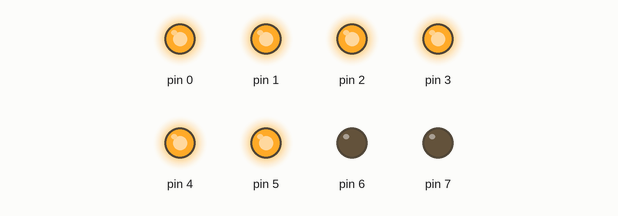
This sketch was run on a simulated Arduino Uno, built with avr-gcc and run on an emulated ATmega328P. Parts: output pins drawn as LEDs (lit = HIGH).

Above: at 0.1 s.
At 0.45 s:
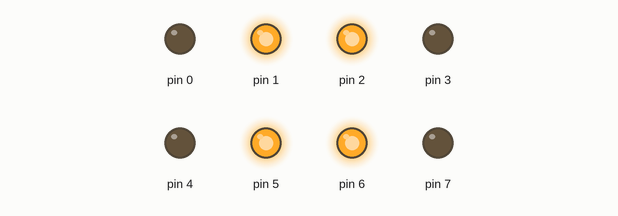
At 0.75 s:
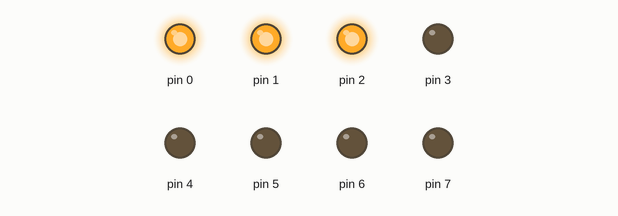
At 1.45 s:
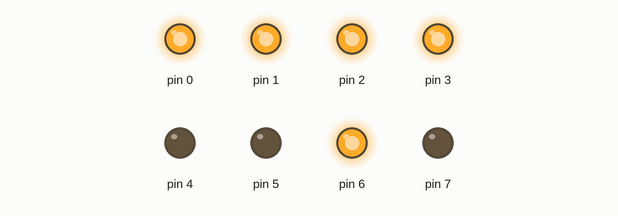
At 2.15 s:
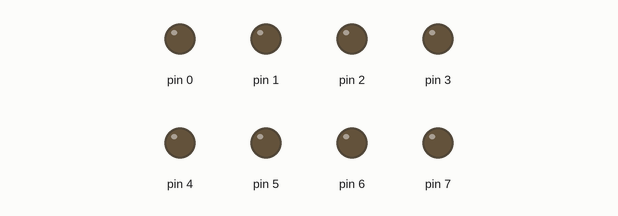
At 2.85 s:
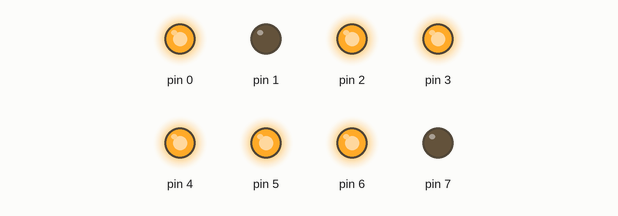
Timing chart, 0 to 3.1 s (numbered marks = the images above):
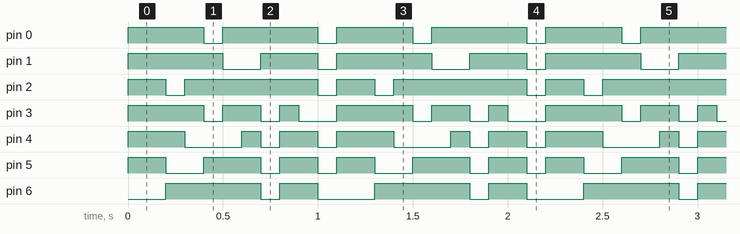

The sketch:

eightdisplay.ino
```cpp
int arr[]={0x3F,0x5B,0x4F,0x66,0x6D,0x7D,0x07,0x7F,0x77};
void setup() {
  // put your setup code here, to run once:
  DDRD=0xFF;

}

void loop() {
  // put your main code here, to run repeatedly:
  PORTD=0x3F;
  delay(100);

  for(int i=0;i<10;i++)
  {
    PORTD=arr[i];
  delay(100);
  }

}
```

Measured:
- by itself, pin 0: alternates HIGH for 0.45 s and LOW for 0.10 s
- by itself, pin 1: repeats every 1.1 s: LOW 0.20 s, HIGH 0.30 s, LOW 0.10 s, HIGH 0.50 s
- by itself, pin 2: repeats every 1.1 s: LOW 0.10 s, HIGH 0.70 s, LOW 0.10 s, HIGH 0.20 s
- by itself, pin 3: repeats every 1.1 s: LOW 0.10 s, HIGH 0.20 s, LOW 0.10 s, HIGH 0.10 s, LOW 0.20 s, HIGH 0.40 s
- by itself, pin 4: repeats every 1.1 s: LOW 0.30 s, HIGH 0.10 s, LOW 0.10 s, HIGH 0.20 s, LOW 0.10 s, HIGH 0.30 s
- by itself, pin 5: repeats every 1.1 s: LOW 0.20 s, HIGH 0.30 s, 2 × (LOW 0.10 s, HIGH 0.20 s)
- by itself, pin 6: repeats every 1.1 s: LOW 0.10 s, HIGH 0.20 s, LOW 0.30 s, HIGH 0.50 s
